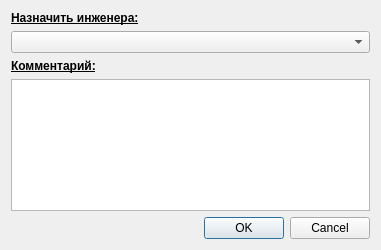
<?xml version="1.0" encoding="UTF-8"?>
<ui version="4.0">
 <class>uiChooseEngineer</class>
 <widget class="QDialog" name="uiChooseEngineer">
  <property name="geometry">
   <rect>
    <x>0</x>
    <y>0</y>
    <width>381</width>
    <height>250</height>
   </rect>
  </property>
  <property name="windowTitle">
   <string>Dialog</string>
  </property>
  <property name="windowIcon">
   <iconset resource="../Res.qrc">
    <normaloff>:/icons/Icons/req_change.ico</normaloff>:/icons/Icons/req_change.ico</iconset>
  </property>
  <layout class="QVBoxLayout" name="verticalLayout">
   <item>
    <widget class="QLabel" name="lbl_Engineer">
     <property name="font">
      <font>
       <pointsize>9</pointsize>
       <weight>75</weight>
       <bold>true</bold>
       <underline>true</underline>
      </font>
     </property>
     <property name="text">
      <string>Назначить инженера:</string>
     </property>
    </widget>
   </item>
   <item>
    <widget class="QComboBox" name="cb_User">
     <property name="minimumSize">
      <size>
       <width>0</width>
       <height>22</height>
      </size>
     </property>
    </widget>
   </item>
   <item>
    <widget class="QLabel" name="lbl_Comment">
     <property name="font">
      <font>
       <pointsize>9</pointsize>
       <weight>75</weight>
       <bold>true</bold>
       <underline>true</underline>
      </font>
     </property>
     <property name="text">
      <string>Комментарий:</string>
     </property>
    </widget>
   </item>
   <item>
    <widget class="QTextEdit" name="txt_Comment">
     <property name="font">
      <font>
       <pointsize>9</pointsize>
       <weight>50</weight>
       <bold>false</bold>
       <underline>false</underline>
      </font>
     </property>
    </widget>
   </item>
   <item>
    <widget class="QDialogButtonBox" name="bb_Buttons">
     <property name="orientation">
      <enum>Qt::Horizontal</enum>
     </property>
     <property name="standardButtons">
      <set>QDialogButtonBox::Cancel|QDialogButtonBox::Ok</set>
     </property>
    </widget>
   </item>
  </layout>
 </widget>
 <resources>
  <include location="../Res.qrc"/>
 </resources>
 <connections>
  <connection>
   <sender>bb_Buttons</sender>
   <signal>accepted()</signal>
   <receiver>uiChooseEngineer</receiver>
   <slot>accept()</slot>
   <hints>
    <hint type="sourcelabel">
     <x>248</x>
     <y>254</y>
    </hint>
    <hint type="destinationlabel">
     <x>157</x>
     <y>274</y>
    </hint>
   </hints>
  </connection>
  <connection>
   <sender>bb_Buttons</sender>
   <signal>rejected()</signal>
   <receiver>uiChooseEngineer</receiver>
   <slot>reject()</slot>
   <hints>
    <hint type="sourcelabel">
     <x>316</x>
     <y>260</y>
    </hint>
    <hint type="destinationlabel">
     <x>286</x>
     <y>274</y>
    </hint>
   </hints>
  </connection>
 </connections>
</ui>
